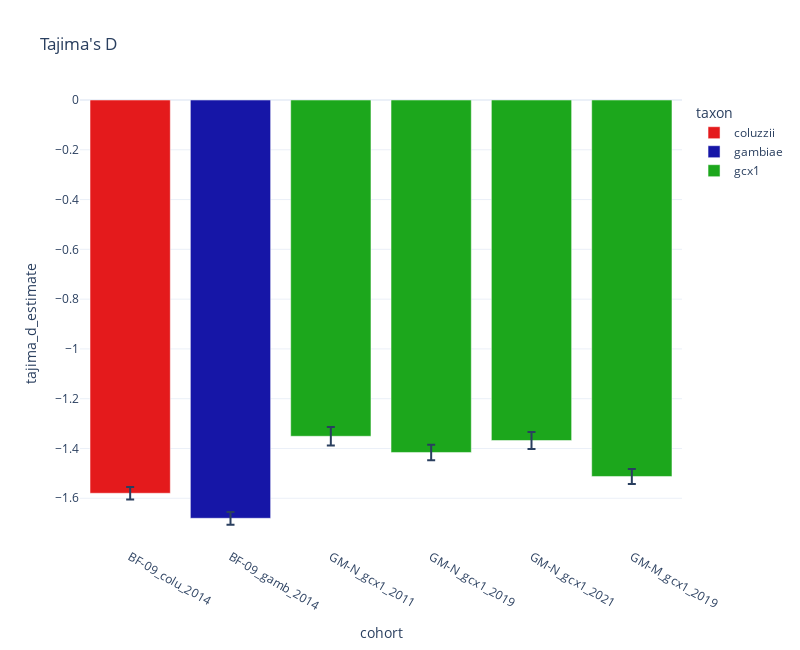

Write notebook code for a chart like this one.
### Code cell
fig = px.bar(
        data_frame=subset_df,
        x="cohort",
        y="tajima_d_estimate",
        error_y="tajima_d_ci_err",
        title="Tajima's D",
        color="taxon",
    color_discrete_map=species_color_map,
        height=650,
        width=800,
        hover_name=hover_name,
        hover_data=hover_data,
        #labels={'tajima_d_estimate':r'$D$'},
        template=template,
        category_orders=category_orders,
    )
fig.write_image('tajima_gcx1_both.png', scale=2)
fig.show()

### Figure 1 — Plotly figure (JSON) as saved in the notebook; plotly's stock layout.template omitted (floating-point values rounded to 4 significant figures)
{"data": [{"alignmentgroup": "True", "customdata": [["coluzzii", "Burkina Faso", "BF-09", "Hauts-Bassins", "Houet", 2014, 7]], "error_y": {"array": [0.02473]}, "hovertemplate": "<b>%{hovertext}</b><br><br>taxon=%{customdata[0]}<br>cohort=%{x}<br>tajima_d_estimate=%{y}<br>country=%{customdata[1]}<br>admin1_iso=%{customdata[2]}<br>admin1_name=%{customdata[3]}<br>admin2_name=%{customdata[4]}<br>year=%{customdata[5]}<br>month=%{customdata[6]}<extra></extra>", "hovertext": ["BF-09_colu_2014"], "legendgroup": "coluzzii", "marker": {"color": "rgb(228,26,28)", "pattern": {"shape": ""}}, "name": "coluzzii", "offsetgroup": "coluzzii", "orientation": "v", "showlegend": true, "textposition": "auto", "type": "bar", "x": ["BF-09_colu_2014"], "xaxis": "x", "y": [-1.58], "yaxis": "y"}, {"alignmentgroup": "True", "customdata": [["gambiae", "Burkina Faso", "BF-09", "Hauts-Bassins", "Houet", 2014, 7]], "error_y": {"array": [0.02558]}, "hovertemplate": "<b>%{hovertext}</b><br><br>taxon=%{customdata[0]}<br>cohort=%{x}<br>tajima_d_estimate=%{y}<br>country=%{customdata[1]}<br>admin1_iso=%{customdata[2]}<br>admin1_name=%{customdata[3]}<br>admin2_name=%{customdata[4]}<br>year=%{customdata[5]}<br>month=%{customdata[6]}<extra></extra>", "hovertext": ["BF-09_gamb_2014"], "legendgroup": "gambiae", "marker": {"color": "#1616A7", "pattern": {"shape": ""}}, "name": "gambiae", "offsetgroup": "gambiae", "orientation": "v", "showlegend": true, "textposition": "auto", "type": "bar", "x": ["BF-09_gamb_2014"], "xaxis": "x", "y": [-1.68], "yaxis": "y"}, {"alignmentgroup": "True", "customdata": [["gcx1", "Gambia, The", "GM-M", "Kuntaur", ["Niani", "Nianija"], 2019, 10], ["gcx1", "Gambia, The", "GM-N", "Kerewan", "Central Badibu", 2011, [8, 9, 10]], ["gcx1", "Gambia, The", "GM-N", "Kerewan", ["Illiasa", "Lower Niumi", "Sabach Sanjar"], 2019, 10], ["gcx1", "Gambia, The", "GM-N", "Kerewan", ["Central Badibu", "Illiasa", "Lower Niumi"], 2021, 9]], "error_y": {"array": [0.03024, 0.03738, 0.03142, 0.03408]}, "hovertemplate": "<b>%{hovertext}</b><br><br>taxon=%{customdata[0]}<br>cohort=%{x}<br>tajima_d_estimate=%{y}<br>country=%{customdata[1]}<br>admin1_iso=%{customdata[2]}<br>admin1_name=%{customdata[3]}<br>admin2_name=%{customdata[4]}<br>year=%{customdata[5]}<br>month=%{customdata[6]}<extra></extra>", "hovertext": ["GM-M_gcx1_2019", "GM-N_gcx1_2011", "GM-N_gcx1_2019", "GM-N_gcx1_2021"], "legendgroup": "gcx1", "marker": {"color": "#1CA71C", "pattern": {"shape": ""}}, "name": "gcx1", "offsetgroup": "gcx1", "orientation": "v", "showlegend": true, "textposition": "auto", "type": "bar", "x": ["GM-M_gcx1_2019", "GM-N_gcx1_2011", "GM-N_gcx1_2019", "GM-N_gcx1_2021"], "xaxis": "x", "y": [-1.513, -1.351, -1.416, -1.368], "yaxis": "y"}], "layout": {"barmode": "relative", "height": 650, "legend": {"title": {"text": "taxon"}, "tracegroupgap": 0}, "title": {"text": "Tajima's D"}, "width": 800, "xaxis": {"anchor": "y", "autorange": true, "categoryarray": ["BF-09_colu_2014", "BF-09_gamb_2014", "GM-N_gcx1_2011", "GM-N_gcx1_2019", "GM-N_gcx1_2021", "GM-M_gcx1_2019"], "categoryorder": "array", "domain": [0, 1], "range": [-0.5, 5.5], "title": {"text": "cohort"}, "type": "category"}, "yaxis": {"anchor": "x", "autorange": true, "domain": [0, 1], "range": [-1.796, 0], "title": {"text": "tajima_d_estimate"}, "type": "linear"}}}
